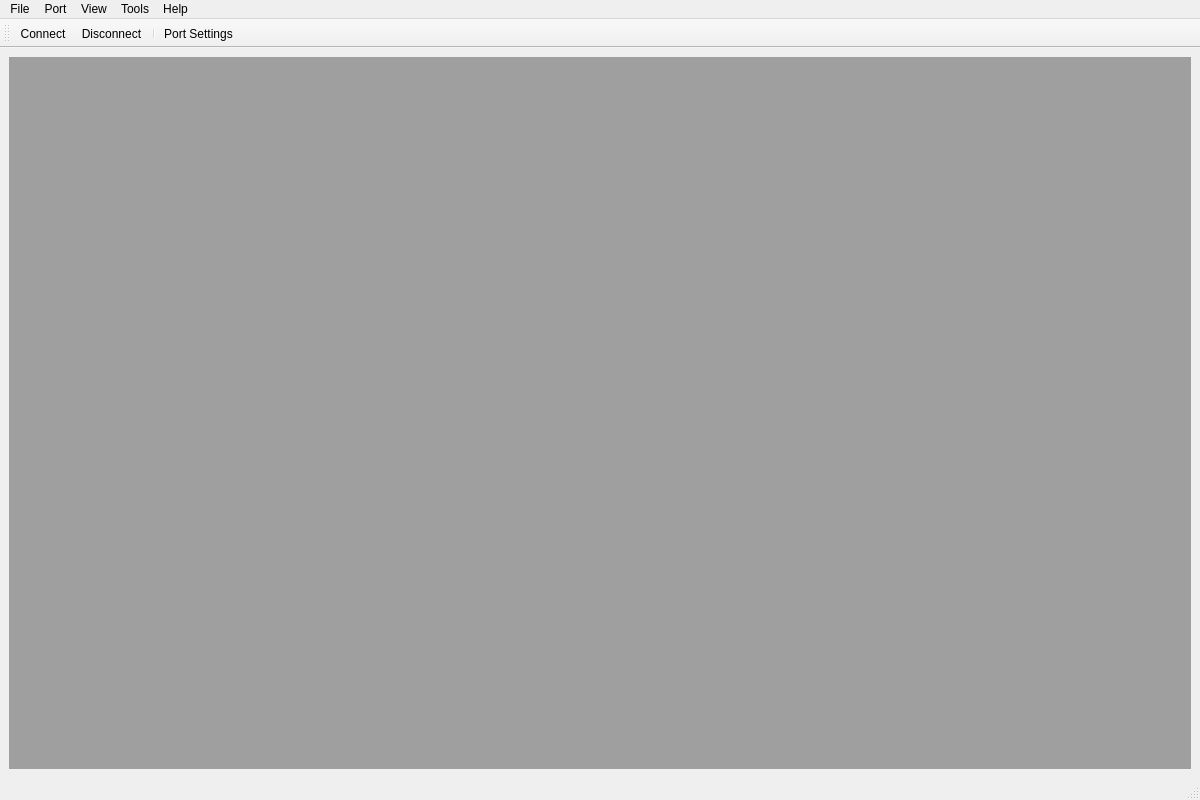
<?xml version="1.0" encoding="UTF-8"?>
<ui version="4.0">
 <class>MainWindow</class>
 <widget class="QMainWindow" name="MainWindow">
  <property name="geometry">
   <rect>
    <x>0</x>
    <y>0</y>
    <width>1200</width>
    <height>800</height>
   </rect>
  </property>
  <property name="windowTitle">
   <string>Serial Port Monitor</string>
  </property>
  <widget class="QWidget" name="centralwidget">
   <layout class="QVBoxLayout" name="verticalLayout">
    <item>
     <widget class="QMdiArea" name="mdiArea"/>
    </item>
   </layout>
  </widget>
  <widget class="QMenuBar" name="menubar">
   <property name="geometry">
    <rect>
     <x>0</x>
     <y>0</y>
     <width>1200</width>
     <height>22</height>
    </rect>
   </property>
   <widget class="QMenu" name="menuFile">
    <property name="title">
     <string>File</string>
    </property>
    <addaction name="actionExit"/>
   </widget>
   <widget class="QMenu" name="menuPort">
    <property name="title">
     <string>Port</string>
    </property>
    <addaction name="actionConnect"/>
    <addaction name="actionDisconnect"/>
    <addaction name="separator"/>
    <addaction name="actionPortSettings"/>
   </widget>
   <widget class="QMenu" name="menuView">
    <property name="title">
     <string>View</string>
    </property>
    <widget class="QMenu" name="menuNewDisplay">
     <property name="title">
      <string>New Display</string>
     </property>
     <addaction name="actionDisplayASCII"/>
     <addaction name="actionDisplayHEX"/>
     <addaction name="actionDisplayBinary"/>
     <addaction name="actionDisplayDecimal"/>
     <addaction name="actionDisplayMixed"/>
     <addaction name="separator"/>
     <addaction name="actionDisplayModbus"/>
     <addaction name="actionDisplayCustomFrame"/>
    </widget>
    <addaction name="menuNewDisplay"/>
    <addaction name="separator"/>
    <addaction name="actionCascade"/>
    <addaction name="actionTile"/>
   </widget>
   <widget class="QMenu" name="menuTools">
    <property name="title">
     <string>Tools</string>
    </property>
    <addaction name="actionScriptEditor"/>
    <addaction name="actionAutoResponse"/>
    <addaction name="actionScheduledTasks"/>
    <addaction name="separator"/>
    <addaction name="actionExportData"/>
    <addaction name="actionImportData"/>
   </widget>
   <widget class="QMenu" name="menuHelp">
    <property name="title">
     <string>Help</string>
    </property>
    <addaction name="actionAbout"/>
   </widget>
   <addaction name="menuFile"/>
   <addaction name="menuPort"/>
   <addaction name="menuView"/>
   <addaction name="menuTools"/>
   <addaction name="menuHelp"/>
  </widget>
  <widget class="QStatusBar" name="statusbar"/>
  <widget class="QToolBar" name="toolBar">
   <property name="windowTitle">
    <string>toolBar</string>
   </property>
   <attribute name="toolBarArea">
    <enum>TopToolBarArea</enum>
   </attribute>
   <attribute name="toolBarBreak">
    <bool>false</bool>
   </attribute>
   <addaction name="actionConnect"/>
   <addaction name="actionDisconnect"/>
   <addaction name="separator"/>
   <addaction name="actionPortSettings"/>
  </widget>
  <action name="actionExit">
   <property name="text">
    <string>Exit</string>
   </property>
  </action>
  <action name="actionConnect">
   <property name="text">
    <string>Connect</string>
   </property>
   <property name="toolTip">
    <string>Connect to serial port</string>
   </property>
  </action>
  <action name="actionDisconnect">
   <property name="text">
    <string>Disconnect</string>
   </property>
   <property name="toolTip">
    <string>Disconnect from serial port</string>
   </property>
  </action>
  <action name="actionPortSettings">
   <property name="text">
    <string>Port Settings</string>
   </property>
  </action>
  <action name="actionDisplayASCII">
   <property name="text">
    <string>ASCII</string>
   </property>
  </action>
  <action name="actionDisplayHEX">
   <property name="text">
    <string>HEX</string>
   </property>
  </action>
  <action name="actionDisplayBinary">
   <property name="text">
    <string>Binary</string>
   </property>
  </action>
  <action name="actionDisplayDecimal">
   <property name="text">
    <string>Decimal</string>
   </property>
  </action>
  <action name="actionDisplayMixed">
   <property name="text">
    <string>Mixed (HEX+ASCII)</string>
   </property>
  </action>
  <action name="actionDisplayModbus">
   <property name="text">
    <string>Modbus RTU</string>
   </property>
  </action>
  <action name="actionDisplayCustomFrame">
   <property name="text">
    <string>Custom Frame...</string>
   </property>
  </action>
  <action name="actionCascade">
   <property name="text">
    <string>Cascade</string>
   </property>
  </action>
  <action name="actionTile">
   <property name="text">
    <string>Tile</string>
   </property>
  </action>
  <action name="actionScriptEditor">
   <property name="text">
    <string>Script Editor</string>
   </property>
  </action>
  <action name="actionAutoResponse">
   <property name="text">
    <string>Auto Response Rules</string>
   </property>
  </action>
  <action name="actionScheduledTasks">
   <property name="text">
    <string>Scheduled Tasks</string>
   </property>
  </action>
  <action name="actionExportData">
   <property name="text">
    <string>Export Data...</string>
   </property>
  </action>
  <action name="actionImportData">
   <property name="text">
    <string>Import Data...</string>
   </property>
  </action>
  <action name="actionAbout">
   <property name="text">
    <string>About</string>
   </property>
  </action>
 </widget>
 <resources/>
 <connections/>
</ui>
